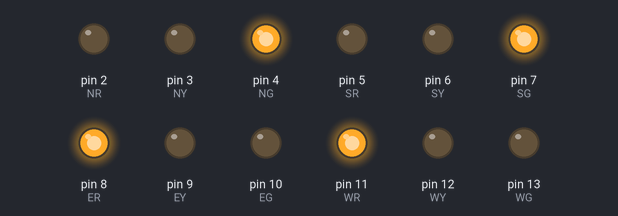
Simulated run of this sketch. Board: Arduino Uno, built with avr-gcc and run on an emulated ATmega328P. On the bench: output pins drawn as LEDs (lit = HIGH).

Above: at 2.5 s.
At 6.0 s:
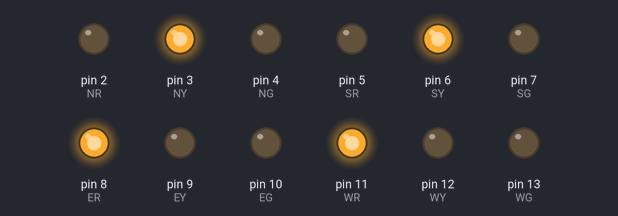
At 9.5 s:
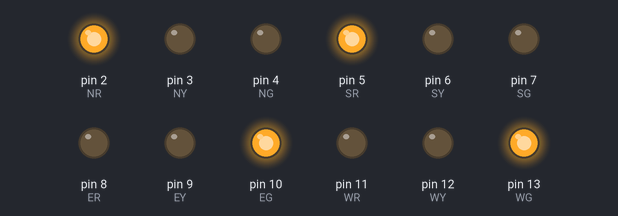
At 13.0 s:
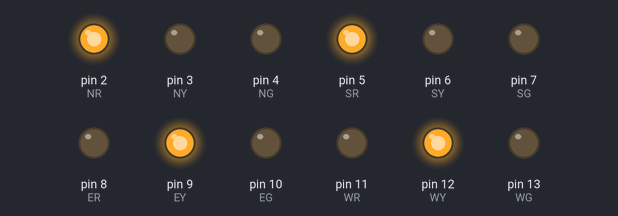
Timing chart, 0 to 18.2 s (numbered marks = the images above):
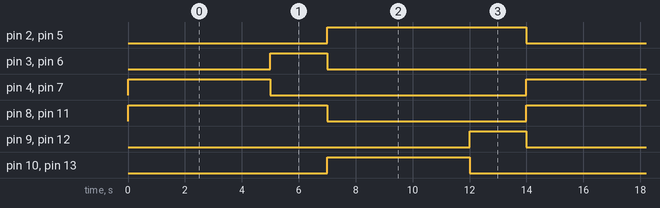

The sketch:

Traffic-Signal-Contro.ino
```cpp
int NR = 2, NY = 3, NG = 4;
int SR = 5, SY = 6, SG = 7;
int ER = 8, EY = 9, EG = 10;
int WR = 11, WY = 12, WG = 13;

void setup() {
  for(int pin=2; pin<=13; pin++) {
    pinMode(pin, OUTPUT);
  }
}

void loop() {

  // North-South Green
  digitalWrite(NG, HIGH);
  digitalWrite(SG, HIGH);
  digitalWrite(ER, HIGH);
  digitalWrite(WR, HIGH);
  delay(5000);

  // North-South Yellow
  digitalWrite(NG, LOW);
  digitalWrite(SG, LOW);
  digitalWrite(NY, HIGH);
  digitalWrite(SY, HIGH);
  delay(2000);

  // North-South Red
  digitalWrite(NY, LOW);
  digitalWrite(SY, LOW);
  digitalWrite(NR, HIGH);
  digitalWrite(SR, HIGH);
  digitalWrite(ER, LOW);
  digitalWrite(WR, LOW);

  // East-West Green
  digitalWrite(EG, HIGH);
  digitalWrite(WG, HIGH);
  delay(5000);

  // East-West Yellow
  digitalWrite(EG, LOW);
  digitalWrite(WG, LOW);
  digitalWrite(EY, HIGH);
  digitalWrite(WY, HIGH);
  delay(2000);

  // Reset
  digitalWrite(EY, LOW);
  digitalWrite(WY, LOW);
  digitalWrite(ER, HIGH);
  digitalWrite(WR, HIGH);
  digitalWrite(NR, LOW);
  digitalWrite(SR, LOW);
}
```

Measured:
- by itself, pin 2 (NR), pin 5 (SR), pin 8 (ER), pin 11 (WR): alternates HIGH for 7.0 s and LOW for 7.0 s
- by itself, pin 3 (NY), pin 6 (SY), pin 9 (EY), pin 12 (WY): alternates HIGH for 2.0 s and LOW for 12.0 s
- by itself, pin 4 (NG), pin 7 (SG), pin 10 (EG), pin 13 (WG): alternates HIGH for 5.0 s and LOW for 9.0 s
